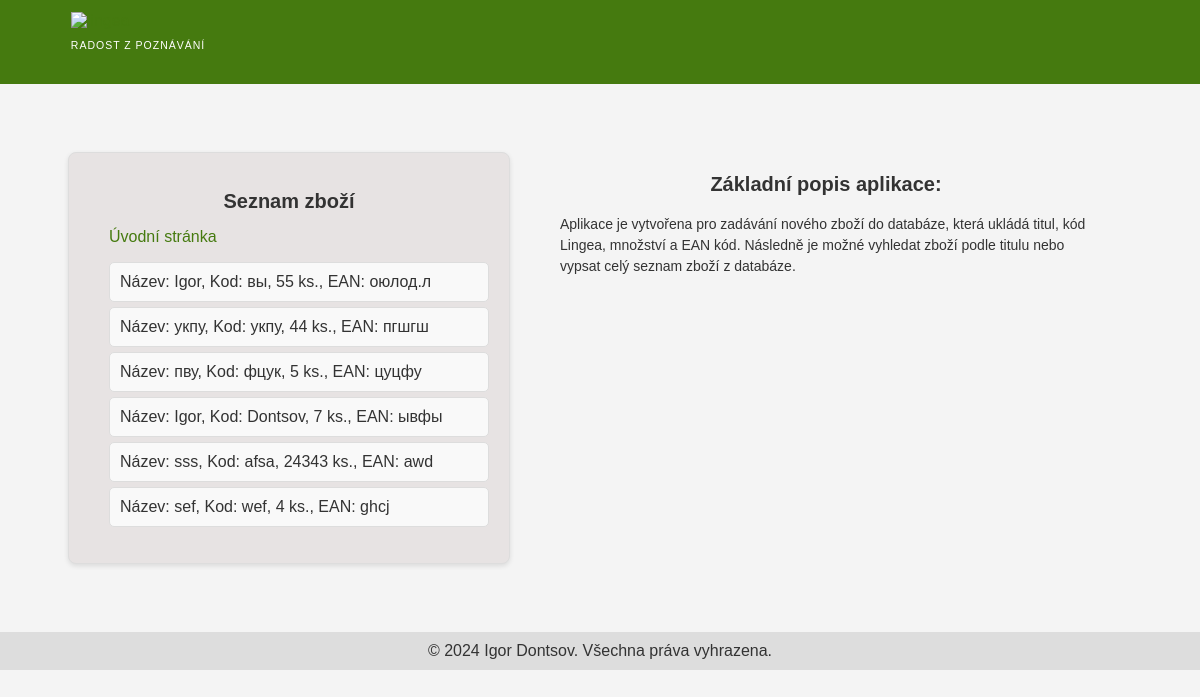
The page /list/ on the database as committed earlier.
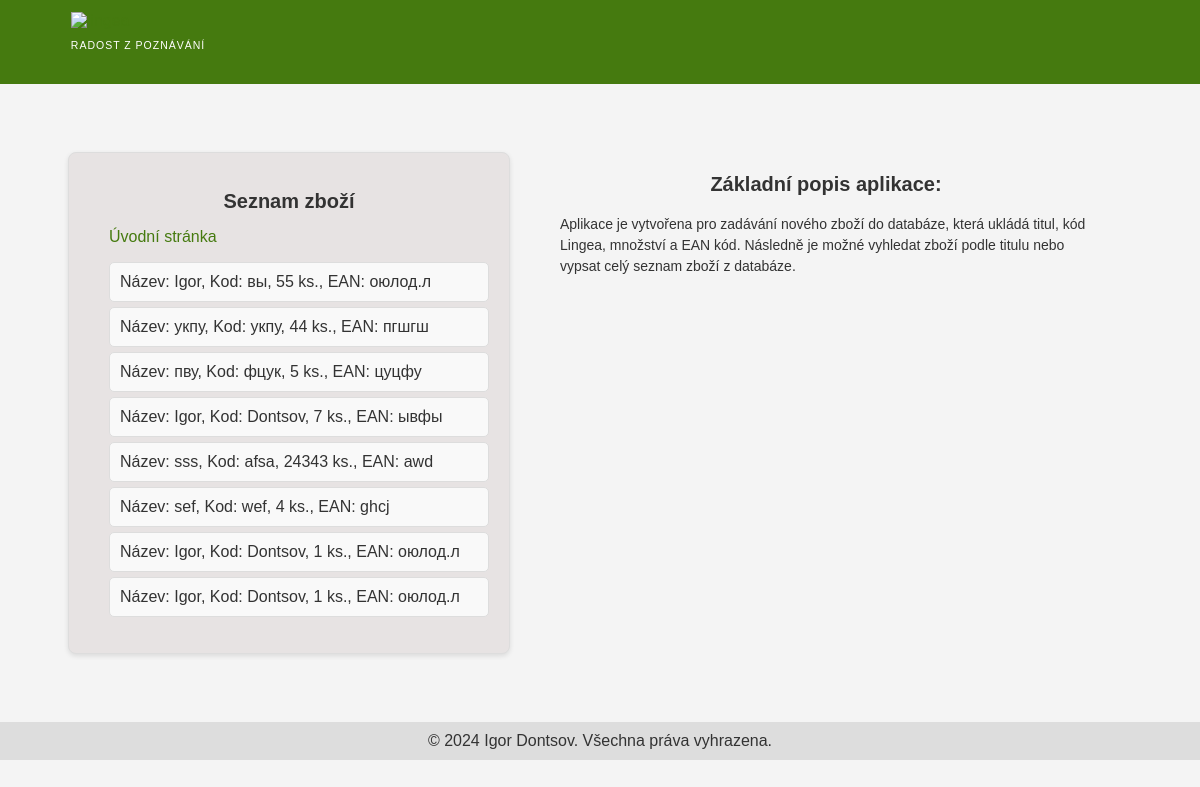
The same page on the database as committed later.
### pojistenci/models.py (models this page shows)
class Pojisteny(models.Model):
    jmeno = models.CharField(max_length=100)
    prijmeni = models.CharField(max_length=100)
    vek = models.IntegerField()
    telefon = models.CharField(max_length=13)
    def __str__(self):
        return f"Název: {self.jmeno}, Kod: {self.prijmeni}, {self.vek} ks., EAN: {self.telefon}"

### pojistenci/views.py (the view)
# urls.py: path('list/', views.list_pojistencu, name='list_pojistencu'),
def list_pojistencu(request):
    pojistenci = Pojisteny.objects.all()
    return render(request, 'pojistenci/list_pojistencu.html', {'pojistenci': pojistenci})

### pojistenci/templates/pojistenci/list_pojistencu.html (shortened to what this page needs)
<!DOCTYPE html>
<html lang="en">
<head>
</head>
<body>
    <div class="top-menu-sale">
        <div class="top-menu-logo">
            <a href="https://www.lingea.cz" title="lingea" class="top-logo">
                <img src="https://www.lingea.cz/img/lingea/logo-white.svg?v=1" title="lingea" alt="lingea">
            </a>
            <span class="motto">Radost z poznávání</span>
        </div>
    </div>
    <div class="container">
        <div class="form_container">
            <h2 class="text">Seznam zboží</h2>
            <a href="{% url 'home' %}" class="home">Úvodní stránka</a>
            <ul class="form">
                {% for pojisteny in pojistenci %}
                    <li>{{ pojisteny }}</li>
                {% endfor %}
            </ul>
        </div>
        <div class="description">
            <h2 class="text">Základní popis aplikace:</h2>
            <p>
                Aplikace je vytvořena pro zadávání nového zboží do databáze, která ukládá titul,
                kód Lingea, množství a EAN kód. Následně je možné vyhledat zboží podle titulu nebo
                vypsat celý seznam zboží z databáze.
            </p>
        </div>
    </div>
    <footer>
        &copy; 2024 Igor Dontsov. Všechna práva vyhrazena.
    </footer>
</body>
</html>

Rows that differ between the two databases and show on the page:
added Pojisteny: jmeno+prijmeni+vek "Název: Igor, Kod: Dontsov, 1 ks., EAN: оюлод.л"
added Pojisteny: jmeno+prijmeni+vek "Název: Igor, Kod: Dontsov, 1 ks., EAN: оюлод.л"
